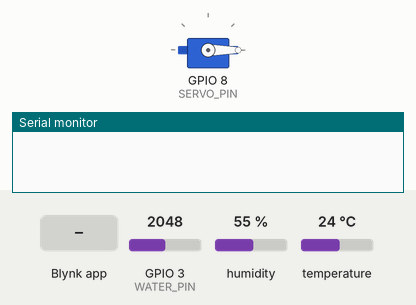
This sketch was run on a simulated ESP32-C3. On the bench: servo, the last lines printed to the serial monitor. Inputs (shaded band) come from the test bench; at power-on: GPIO 3 (WATER_PIN) = 2048, humidity 55 %, temperature 24 °C. WiFi joins after 1.5 s; servers stay silent unless stated.

Above: at 3.0 s.
3.1 s: Blynk app writes 1 to V4
At 3.5 s:
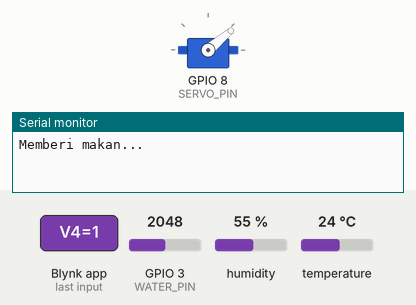
Timing chart, 0 to 6.6 s (numbered marks = the images above; inputs shaded):
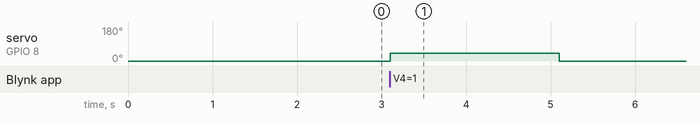

Measured:
- after the input at 3.1 s, servo on GPIO 8 (SERVO_PIN): 0° → 40° at once, → 0° 2.0 s later

The sketch:

pa_iot.ino
```cpp
#define BLYNK_TEMPLATE_ID "TMPL6uKaXUc0_"
#define BLYNK_TEMPLATE_NAME "Smart Pet Care"
#define BLYNK_AUTH_TOKEN "TJ-PoUtmlxM2lg-11SKgLDJ0O-PQr6WZ"
#define BLYNK_PRINT Serial

#include <WiFi.h>
#include <WiFiClientSecure.h>
#include <BlynkSimpleEsp32.h>
#include <UniversalTelegramBot.h>
#include <ArduinoJson.h>
#include <DHT.h>
#include <ESP32Servo.h>

// WiFi
char ssid[] = "bebek goreng";
char pass[] = "123bebek";

// Telegram
#define BOT_TOKEN "8509132064:AAESKrRlHa5tg9zcyB4YbZfjoOqMWISW8kg"
#define CHAT_ID "5569342487"

WiFiClientSecure secured_client;
UniversalTelegramBot bot(BOT_TOKEN, secured_client);

// Pin Komponen
#define DHTPIN 2
#define DHTTYPE DHT11
#define WATER_PIN 3
#define SERVO_PIN 8

DHT dht(DHTPIN, DHTTYPE);
Servo myServo;
BlynkTimer timer;

bool tempNotified = false;
bool waterNotified = false;

void feedPet() {
  Serial.println("Memberi makan...");
  myServo.write(40);

  unsigned long startDelay = millis();
  while (millis() - startDelay < 2000) {
    Blynk.run();
  }

  myServo.write(0);
  Serial.println("Selesai.");
}

BLYNK_WRITE(V4) {
  if (param.asInt() == 1) {
    feedPet();
    Blynk.virtualWrite(V4, 0);
    bot.sendMessage(CHAT_ID, "✅ Pakan diberikan via Blynk", "");
  }
}

void sendSensorData() {
  // Suhu
  float t = dht.readTemperature();
  if (!isnan(t)) {
    Blynk.virtualWrite(V1, t);
    if (t < 20 || t > 26) {
      if (!tempNotified) {
        Blynk.logEvent("peringatan_suhu", "Suhu di luar batas!");
        bot.sendMessage(CHAT_ID, "⚠️ PERINGATAN SUHU: " + String(t) + "°C", "");
        tempNotified = true;
      }
    } else { tempNotified = false; }
  }

  // Water Level
  int waterRaw = analogRead(WATER_PIN);
  int waterPercent = map(waterRaw, 0, 4095, 0, 100);
  waterPercent = constrain(waterPercent, 0, 100);

  Blynk.virtualWrite(V2, waterPercent);
  if (waterPercent <= 10) {
    if (!waterNotified) {
      Blynk.logEvent("peringatan_air", "Air hampir habis!");
      bot.sendMessage(CHAT_ID, "💧 PERINGATAN AIR: " + String(waterPercent) + "%", "");
      waterNotified = true;
    }
  } else { waterNotified = false; }
}

void handleTelegramMessages() {
  int numNewMessages = bot.getUpdates(bot.last_message_received + 1);
  while (numNewMessages) {
    for (int i = 0; i < numNewMessages; i++) {
      String chat_id = bot.messages[i].chat_id;
      if (chat_id != CHAT_ID) continue;
      String text = bot.messages[i].text;
      String from_name = bot.messages[i].from_name;
      if (text == "/start") {
        String welcome = "Halo " + from_name + ", Selamat datang di Smart Pet Care!\n\n";
        welcome += "Gunakan perintah berikut:\n";
        welcome += "📊 /status - Cek suhu kandang & sisa air\n";
        welcome += "🦴 /makan - Beri pakan hewan sekarang";
        bot.sendMessage(chat_id, welcome, "");
      }
      else if (text == "/status") {
        float t = dht.readTemperature();
        int w = map(analogRead(WATER_PIN), 0, 4095, 0, 100);
        bot.sendMessage(CHAT_ID, "🌡 Suhu: " + String(t) + "°C\n💧 Air: " + String(constrain(w,0,100)) + "%", "");
      }
      else if (text == "/makan") {
        feedPet();
        bot.sendMessage(CHAT_ID, "✅ Pakan diberikan!", "");
      }
      else {
        bot.sendMessage(CHAT_ID, "Perintah tidak valid", "");
      }
    }
    numNewMessages = bot.getUpdates(bot.last_message_received + 1);
  }
}

void setup() {
  Serial.begin(115200);

  // Koneksi WiFi via Blynk
  Blynk.begin(BLYNK_AUTH_TOKEN, ssid, pass);

  // Bypass SSL Telegram untuk kestabilan ESP32-C3
  secured_client.setInsecure();

  dht.begin();

  ESP32PWM::allocateTimer(0);
  ESP32PWM::allocateTimer(1);

  myServo.setPeriodHertz(50);
  if (!myServo.attach(SERVO_PIN, 500, 2400)) {
    Serial.println("Gagal attach Servo ke Pin D8");
  }

  myServo.write(0);

  timer.setInterval(3000L, sendSensorData);
  timer.setInterval(1000L, handleTelegramMessages);
}

void loop() {
  Blynk.run();
  timer.run();
}
```
